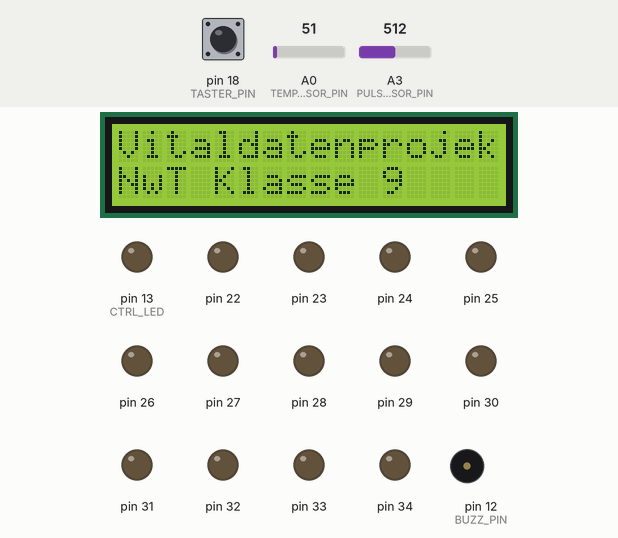
A sketch run on a simulated Arduino Mega 2560, built with avr-gcc and run on an emulated ATmega2560. Shown: 16×2 character LCD, output pins drawn as LEDs (lit = HIGH), buzzer (waves = sounding). The inputs (shaded band) are chosen by the test bench; at power-on: pin 18 (TASTER_PIN) HIGH, A3 (PULS_SENSOR_PIN) = 512, A0 (TEMP_SENSOR_PIN) = 51. Random numbers use the default seed unless the sketch sets one; what the sketch prints to the serial monitor is not drawn.

Above: at 1.3 s.
1.4 s: pin 18 (TASTER_PIN) pulled LOW for 0.15 s
At 3.0 s:
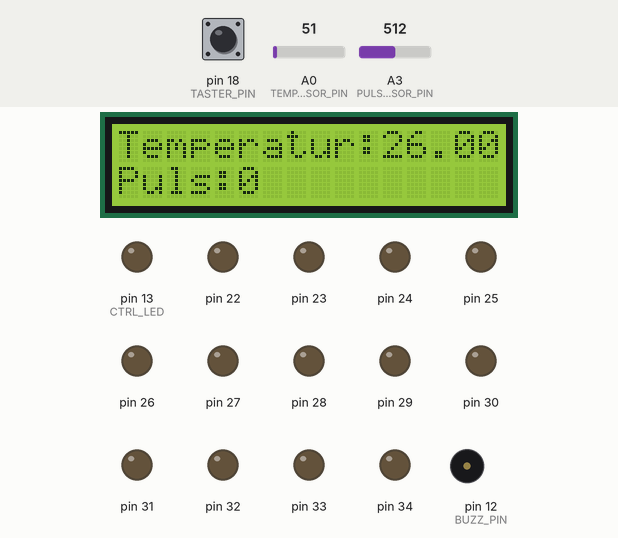
3.9 s: pin 18 (TASTER_PIN) pulled LOW for 1 s
At 4.5 s:
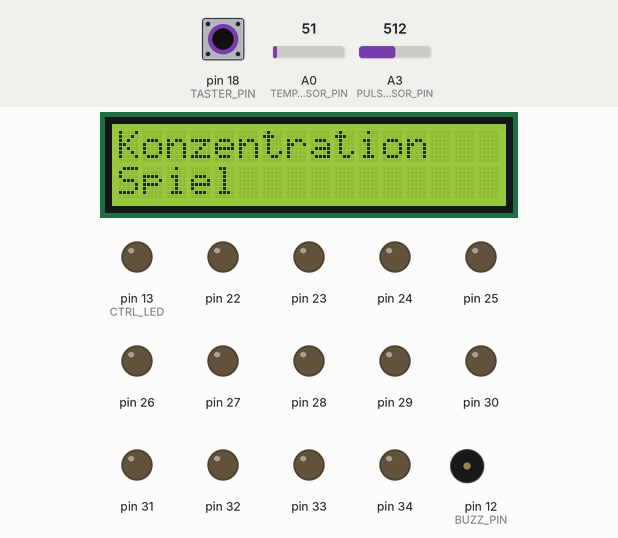
5.5 s: pin 18 (TASTER_PIN) pulled LOW for 0.15 s
At 7.3 s:
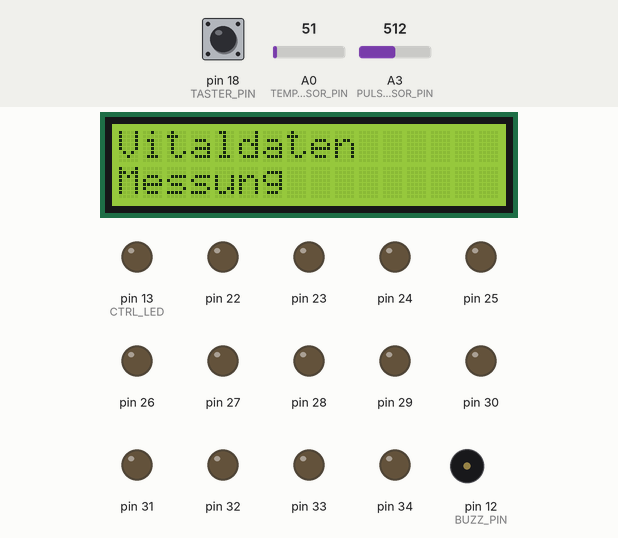
8.6 s: pin 18 (TASTER_PIN) driven LOW
At 10.9 s:
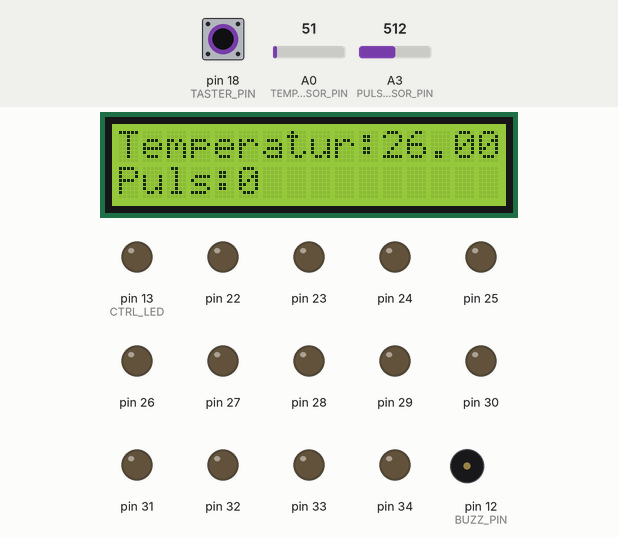
11.6 s: A3 (PULS_SENSOR_PIN) set to 784
13.1 s: A3 (PULS_SENSOR_PIN) set to 810
At 13.8 s:
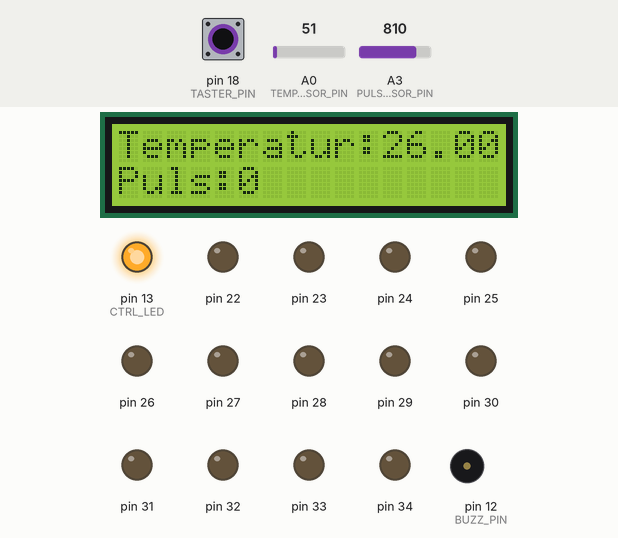
Timing chart, 0 to 16.1 s (numbered marks = the images above; inputs shaded):
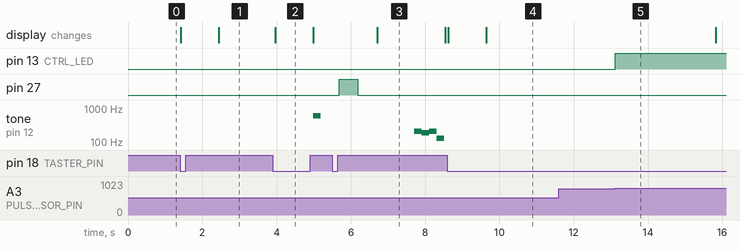

The sketch:

nwt_VitaldatenProjektCode_1.0.ino
```cpp
/*

Todo:
 >

Bugs:
 > um von laufendem konzentrationsspiel umzuschalten 2 mal klicken nötig (erst gameover...)

*/

// <-> Initializing <-><-><-><-><-><-><-><-><-><-><-><-><-><-><-><-><-><-><-><-><-><-><-><-><-><-><-><-><-><-><-><-><-><-><-><-><-><-><-><-><-><-><-><-><-><-><-><-><-> Initializing <->  //
#include <LiquidCrystal_I2C.h>

#include <Key.h>
#include <Keypad.h>

// ------ Keypad ----------------------------------------------------
//defines Size of Keypad
const byte COLS = 4;  //4 Spalten
const byte ROWS = 4;  //4 Zeilen; (schwarz)

char hexaKeys[ROWS][COLS] = {  //Die Ziffern/Zeichen
  { 16, 15, 14, 13 },
  { 12, 11, 10, 9 },
  { 8, 7, 6, 5 },
  { 4, 3, 2, 1 }
};

byte colPins[COLS] = { 9, 8, 7, 6 };  //Definition der Pins für die 3 Spalten
byte rowPins[ROWS] = { 5, 4, 3, 2 };  //Definition der Pins für die 4 Zeilen

char Taste;  //pressed Key
Keypad myKeypad = Keypad(makeKeymap(hexaKeys), rowPins, colPins, ROWS, COLS);

// ------ LCD Display ----------------------------------------------
LiquidCrystal_I2C lcd(0x27, 16, 2);


// ------ main -----------------------------------------------------
#define TASTER_PIN 18
int mode = 0;  //0 -> start; 1 --> Konzentrationsspiel; 2 -> Puls & Temp
volatile int taster_stat = 0;
unsigned long timer_start = 0;  //for sensors, so the values are only written each ... (5?) sec

// ------ temperatursensor -----------------------------------------
#define TEMP_SENSOR_PIN A0
//temp_value defined in tempsensor();
float temperatur = 0;

// ------ pulssensor -----------------------------------------------
#define PULS_SENSOR_PIN A3
int puls_limitValue = 800;
//puls_value defined in pulssensor();
int puls_counter = 0;
int puls = 0;
int puls_stat = 0;
unsigned long puls_startTime = 0;
// ctr led defined in konzentrationsspiel

//------ konzentrationsspiel ----------------------------------------
char order[30] = {};  //char --> 8bit Zahl (255 Zahlen; -128 bis +127)
int order_index = 0;  //index in order arr
int order_length;     //length of order array
int game_round = 0;   //current game round
int led_stat = 0;     //stat if leds were shown or not
bool gameover = false;

#define CTRL_LED 13
#define BUZZ_PIN 12

#define arr_length(a) (sizeof(a) / sizeof(a[0]))

// ------ Sounds ----------------------------------------
int sound_gameRight[1] = { 440 };
int sound_gameover[4] = { 210, 190, 210, 130 };
int sound_gameRoundFinish[1] = { 587 };


// <-> Setup <-><-><-><-><-><-><-><-><-><-><-><-><-><-><-><-><-><-><-><-><-><-><-><-><-><-><-><-><-><-><-><-><-><-><-><-><-><-><-><-><-><-><-><-><-><-><-><-><-><-><-><-><-> Setup <->  //

void setup() {
  //initializing --------------------------------------------
  Serial.begin(9600);
  lcd.init();
  lcd.clear();
  lcd.backlight();


  //main ----------------------------------------------------
  pinMode(TASTER_PIN, INPUT_PULLUP);
  Serial.print("taster_stat: ");
  Serial.println(taster_stat);
  attachInterrupt(digitalPinToInterrupt(TASTER_PIN), tasterInterrupt, FALLING);

  //loading screen --------
  printCharLcd("loading...", 0, 0);

  //konzentrationsspiel -------------------------------------
  int seed = analogRead(A0);
  randomSeed(seed);
  Serial.print("Seed: ");
  Serial.println(seed);

  order_length = sizeof(order) / sizeof(order[0]);
  //randomizeOrderArray(); //wird am anfang von konzentrationsspiel gemacht

  pinMode(CTRL_LED, OUTPUT);

  for (int i = 22; i < 38; i++) {
    pinMode(i, OUTPUT);  //16 leds (Display)
  }

  //just for testing the leds and make sure everything is working
  /*for(int i = 22; i<38; i++){
    digitalWrite(i, HIGH);
    delay(200);
    digitalWrite(i, LOW);
    delay(200);
  } */


  // start screen
  startScreen();
  taster_stat = 0;  // Interrupt wird aus irgeneinem Grund davor schon aufgerufen, deshalb nochmal auf 0
}


// <-> Loop <-><-><-><-><-><-><-><-><-><-><-><-><-><-><-><-><-><-><-><-><-><-><-><-><-><-><-><-><-><-><-><-><-><-><-><-><-><-><-><-><-><-><-><-><-><-><-><-><-><-><-><-><-><-> Loop <->  //

void loop() {

  checkTasterChange();

  if (mode == 1) {  //temp- & pulssensor
    sensors();
  } else if (mode == 2) {  //konzentrationsspiel
    konzentrationsspiel();
  }
}


// <-> functions <-><-><-><-><-><-><-><-><-><-><-><-><-><-><-><-><-><-><-><-><-><-><-><-><-><-><-><-><-><-><-><-><-><-><-><-><-><-><-><-><-><-><-><-><-><-><-><-><-><-><-><-> functions <-> //


// ~~~ main ~~~~~~~~~~~~~~~~~~~~~~~~~~~~~~~~~~~~~~~~~~~~~~~~~~~~~~~~~~~~~~~~~~~~ main ~~~~~~~~~~~~
volatile unsigned long alteZeit = 0, entprellZeit = 500;

void tasterInterrupt() {
  if ((millis() - alteZeit) > entprellZeit) {
    taster_stat = 1;
    //Serial.println("Taser Interrupt");
    alteZeit = millis();  //letzte Schaltzeit merken
  }
}

void checkTasterChange() {
  if (taster_stat == 1) {
    taster_stat = 0;
    changeMode();
  }
}

void changeMode() {
  mode = mode + 1;
  if (mode > 2) mode = 1;
  Serial.println(mode);
  startMode();
}

void startMode() {
  if (mode == 1) {  //temp- & pulssensor
    Serial.println("Vitaldatenmessung");
    lcd.clear();
    printCharLcd("Vitaldaten", 0, 0);
    printCharLcd("Messung", 1, 0);
  } else if (mode == 2) {  //konzentrationsspiel
    Serial.println("Konzentrationsspiel");
    lcd.clear();
    printCharLcd("Konzentration", 0, 0);
    printCharLcd("Spiel", 1, 0);
  }
  delay(1000);
}

void startScreen() {
  Serial.println(">-------------------- Vitaldaten Projekt NwT Klasse 9 --------------------<");
  lcd.clear();
  printCharLcd("Vitaldatenprojekt", 0, 0);
  printCharLcd("NwT Klasse 9", 1, 0);
}

void sensors() {
  tempSensor();
  pulsSensor();

  //every xy seconds the values should be written on the display
  if (millis() > timer_start + 1000) {
    lcd.clear();
    printCharLcd("Temperatur:", 0, 0);
    printFloatLcd(temperatur, 0, 11);
    printCharLcd("Puls:", 1, 0);
    printNumLcd(puls, 1, 5);

    timer_start = millis();
  }
}

void konzentrationsspiel() {  // ------------------------------------------------------- Konzentrationsspiel main function --------- \\
  //reset everything
  randomizeOrderArray();
  order_index = 0;
  game_round = 0;
  gameover = false;


  while (gameover == false && mode == 2) {
    checkTasterChange();  //check if interrupt


    if (order_index == game_round) {  //sollte eigentlich nicht passieren
      if (game_round == order_length) {
        Serial.println("Finished");
        //buggy cuz it is called each time
        lcd.clear();
        printCharLcd("You finished", 0, 0);
        printCharLcd("all rounds! :D", 1, 0);
      } else {
        order_index = 0;
        game_round++;
        led_stat = 0;
        lcd.clear();
        printCharLcd("--- Memorize ---", 0, 0);
        printCharLcd("Runde:", 1, 0);
        printNumLcd(game_round, 1, 7);

        playSound(sound_gameRoundFinish, arr_length(sound_gameRoundFinish));
      }

    } else {
      Taste = myKeypad.getKey();
      controllLed();
      //Serial.println(order[order_index]);
      if (Taste == (order[order_index])) {
        Serial.println("right button");
        order_index++;
        playSound(sound_gameRight, arr_length(sound_gameRight));
      } else if (Taste) {  //wrong Key pressed
        gameover = true;
      }

      if (led_stat == 0) {
        showLedOrder();
        led_stat = 1;
      }
    }
  }

  //gameover
  Serial.println("Game Over");
  playSound(sound_gameover, arr_length(sound_gameover));
  gameOver();

  mode = 0;
}


// ~~~ all ~~~~~~~~~~~~~~~~~~~~~~~~~~~~~~~~~~~~~~~~~~~~~~~~~~~~~~~~~~~~~~~~~~~~ all ~~~~~~~~~~~~~~

void printCharLcd(char text[], int cursorX, int cursorY) {
  //Lcd.clear();
  lcd.setCursor(cursorY, cursorX);
  lcd.print(text);
}

void printNumLcd(int num, int cursorX, int cursorY) {
  //Lcd.clear();
  lcd.setCursor(cursorY, cursorX);
  lcd.print(num);
}

void printFloatLcd(float num, int cursorY, int cursorX) {
  //Lcd.clear();
  lcd.setCursor(cursorX, cursorY);
  lcd.print(num);
}

void playSound(int sound[], int sound_length) {
  for (int i = 0; i < sound_length; i++) {
    tone(BUZZ_PIN, sound[i]);
    delay(200);
    noTone(BUZZ_PIN);
  }
}

// ~~~ Konzentrationsspiel ~~~~~~~~~~~~~~~~~~~~~~~~~~~~~~~~~~~~~~~~~~~~~~~~~~~~ Konzentrationsspiel ~~~

void showLedOrder() {
  Serial.println("led order");
  delay(500);
  for (int i = 0; i < game_round; i++) {
    digitalWrite(order[i] + 21, HIGH);
    delay(500);
    digitalWrite(order[i] + 21, LOW);
    delay(500);
  }
}

void controllLed() {
  if (Taste) {
    //Serial.println("led");
    digitalWrite(CTRL_LED, HIGH);
  } else {
    digitalWrite(CTRL_LED, LOW);
  }
}

void pressedLEDglow(int led) {
  digitalWrite(led + 21, HIGH);
  delay(300);
  digitalWrite(led + 21, LOW);
}

void gameOver() {
  lcd.clear();
  printCharLcd("- Game  Over -", 0, 1);
  printCharLcd("Runde:", 1, 0);

  printNumLcd(game_round, 1, 7);
  printCharLcd(":(", 1, 14);

  /*for(int i = 22; i<38; i++){
    digitalWrite(i, HIGH);
  }*/

  //gameover = false;
}

// ~~~ Pulssensor ~~~~~~~~~~~~~~~~~~~~~~~~~~~~~~~~~~~~~~~~~~~~~~~~~~~~~~~~~~~~~ Pulssensor ~~~~~~~~~~~~~~~

void pulsSensor() {
  int puls_value = analogRead(PULS_SENSOR_PIN);

  if (millis() < puls_startTime + 15000) {
    if (puls_value > puls_limitValue && puls_stat == 0) {
      digitalWrite(CTRL_LED, HIGH);
      puls_stat = 1;
      puls_counter++;
      //Serial.println(puls);
    } else if (puls_value < puls_limitValue && puls_stat == 1) {
      digitalWrite(CTRL_LED, LOW);
      puls_stat = 0;
    }
  } else {
    puls = puls_counter * 4;
    puls_counter = 0;
    puls_startTime = millis();
    /*Serial.print("Puls: ");
    Serial.println(puls);*/
  }
}

// ~~~ Temperatursensor ~~~~~~~~~~~~~~~~~~~~~~~~~~~~~~~~~~~~~~~~~~~~~~~~~~~~~~~ Temperatursensor ~~~~~~~~~~~~~~~

void tempSensor() {
  int temp_value = 0;
  temp_value = analogRead(TEMP_SENSOR_PIN);
  temp_value = analogRead(TEMP_SENSOR_PIN);  //analogRead two times because Arduino has only one ADC (Analog to Digital Converter) and has to switch to the right pin (needs a "cool of")
  temperatur = map(temp_value, 29, 79, 16, 40);

  Serial.print("Temperatur: ");
  Serial.print(temperatur);
  Serial.println(" C°");
}

// ~~~ Konzentratiosnspiel ~~~~~~~~~~~~~~~~~~~~~~~~~~~~~~~~~~~~~~~~~~~~~~~~~~~~~~~ Temperatursensor ~~~~~~~~~~~~~~~

void randomizeOrderArray() {
  for (int i = 0; i < order_length; i++) {
    order[i] = random(1, 17);
  }
}
```

Measured:
- the behaviour switches between 800 and 801 on A3 (PULS_SENSOR_PIN) (found by bisection; images 4 and 5)
- after the input at 1.4 s, the display: first changes at once (image 1 shows a later state)
- after the input at 3.9 s, tone on pin 12 (BUZZ_PIN): silent → 587 Hz after 1.1 s, → silent 0.20 s later; the display: changes after 0.06 s (image 2)
- after the input at 5.5 s, tone on pin 12 (BUZZ_PIN): plays 210 Hz for 0.20 s, 190 Hz for 0.20 s, 210 Hz for 0.20 s, 130 Hz for 0.20 s, starting after 2.2 s; the display: changes after 1.2 s (image 3)
- after the input at 8.6 s, the display: first changes at once (image 4 shows a later state)
- after the input at 11.6 s, every drawn part: stays the same
- after the input at 13.1 s, pin 13 (CTRL_LED): LOW → HIGH at once
- what the display in image 3 shows lasts 1.8 s, from 6.7 s to 8.5 s
